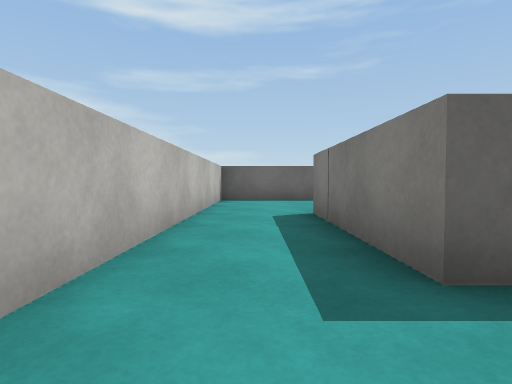
View 1 (above)

16 first-person views from a walk through a Unity game level. The camera is 0.52 m above the floor, tilts 2° down and sees 80° across. The floor is counted in squares, 1 m on a side. Each view is taken from the middle of a square. On the plan, view 1 faces up. The plan holds only what a view shows up to about 9 squares ahead; the rest is blank. The place goes on beyond the plan. Surface patterns are stand-ins for the level's own textures.

View 2
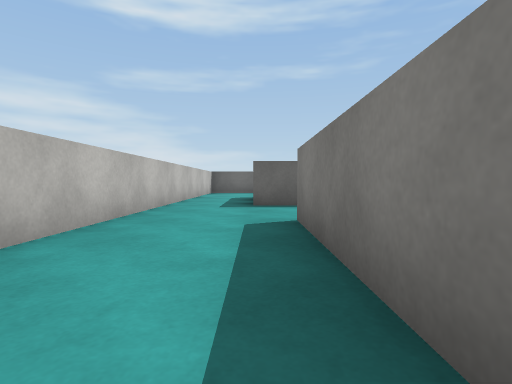

View 3
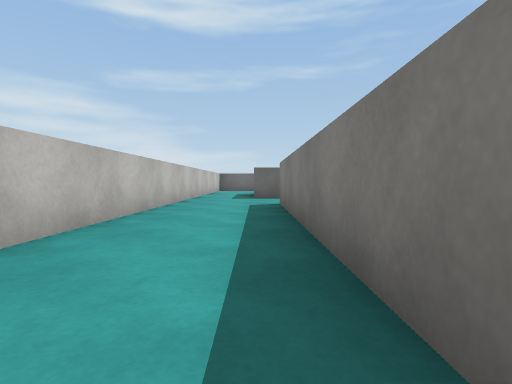

View 4
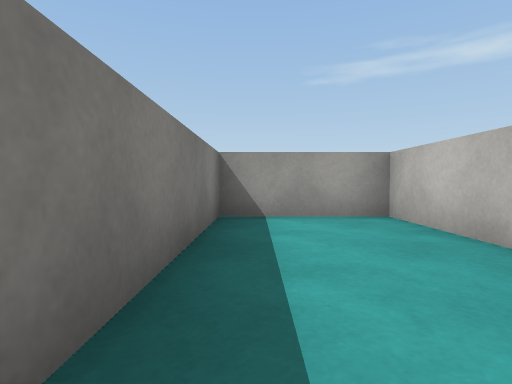

View 5
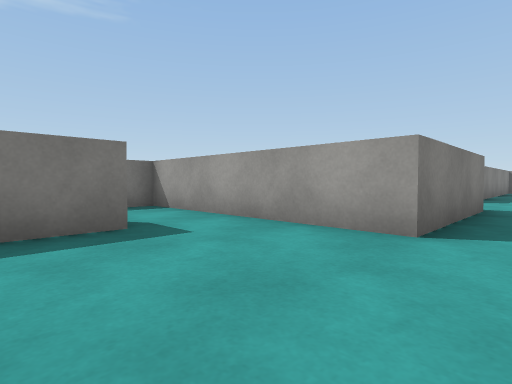

View 6
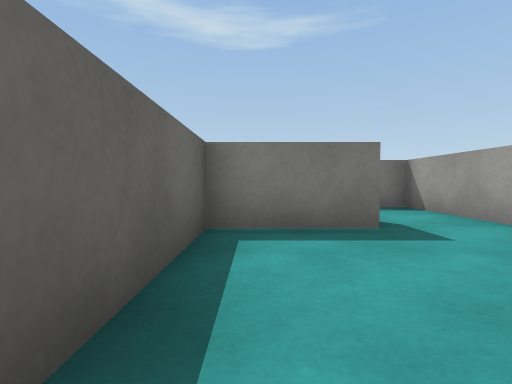

View 7
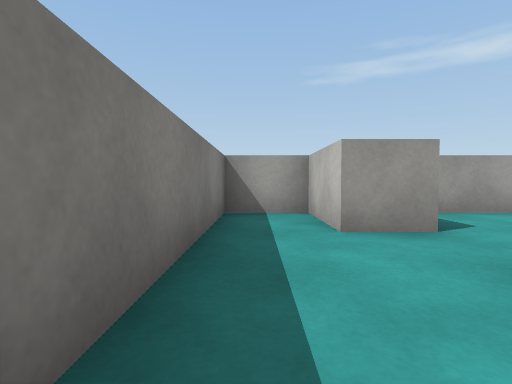

View 8
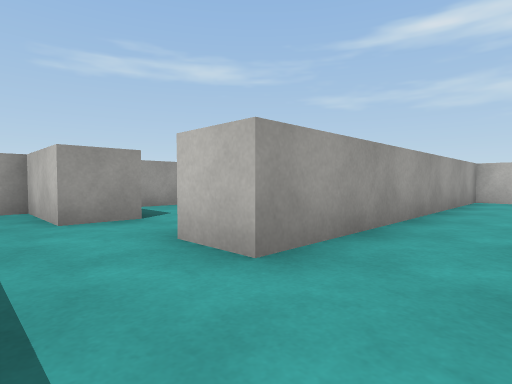

View 9
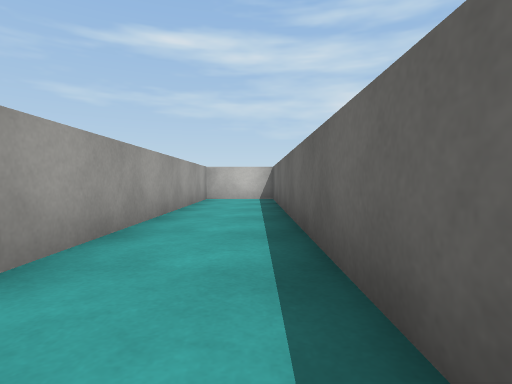

View 10
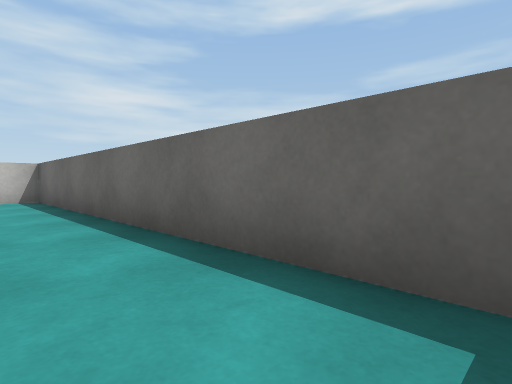

View 11
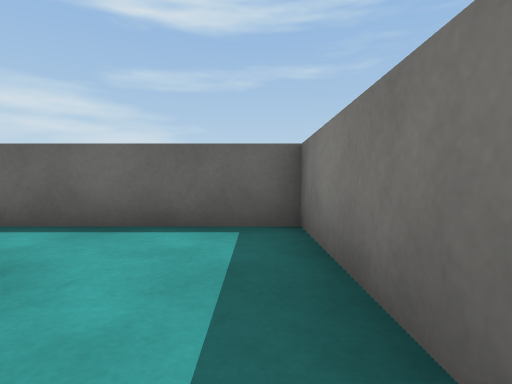

View 12
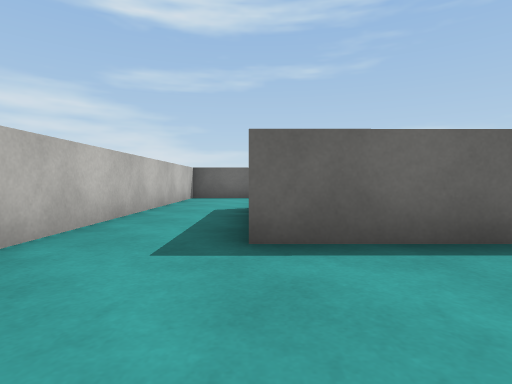

View 13
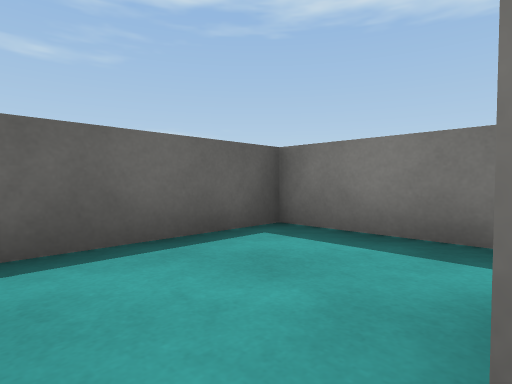

View 14
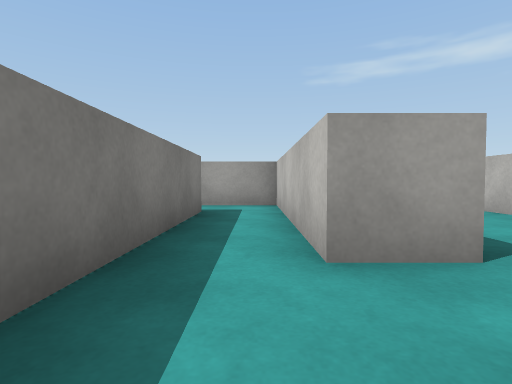

View 15
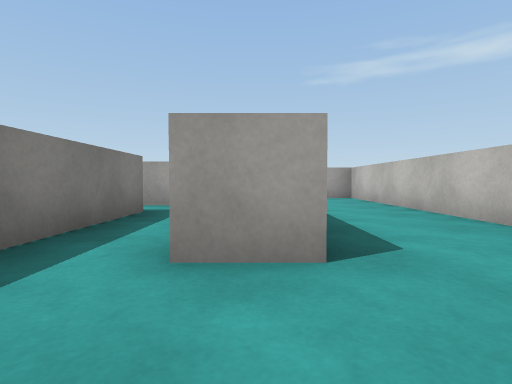

View 16
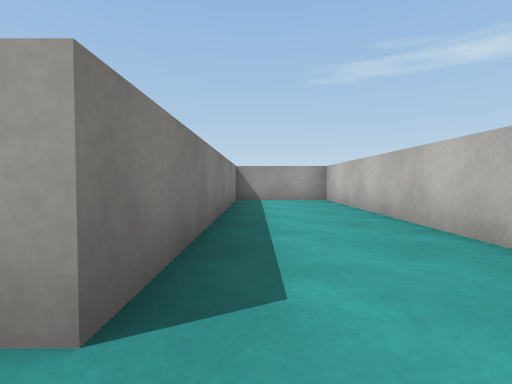

### Floor plan
Ten units are one square. View 1 is at (0, 0); x grows to the right and y downward. Boxes are objects, and circles mark ways between rooms. Rooms are numbered by the first view taken in them; rooms with no view inside come last. Other rooms are left out.
<svg viewBox="-15 -120 105 210">
<path fill="none" stroke="#000" d="M-10 -25 -10 85 16 85 16 9 25 9M34 -85 -10 -85 -10 -35M9 -39 9 -50 85 -50 85 -85M85 -85 85 -115 -10 -115 -10 -96 66 -96 66 -85M39 42 39 -15 19 -15M25 9 25 56 45 56"/>
<rect x="35" y="-85" width="10" height="20" fill="#bbb"><title>block</title></rect>
<rect x="55" y="-75" width="20" height="20" fill="#bbb"><title>block</title></rect>
<circle cx="20" cy="-5" r="3" fill="#2a7"/>
<circle cx="75" cy="-90" r="3" fill="#2a7"/>
<text x="10" y="30">1</text>
<text x="40" y="-70">2</text>
<text x="40" y="-100">3</text>
<text x="30" y="30">4</text>
</svg>
Room 1 opens to room 4. Room 2 opens to room 3.

Where each view was taken, in squares from view 1:
view 1: 0 up, 0 right, facing up
view 2: 5 down, 1 right, facing up
view 3: 8 down, 1 right, facing up
view 4: 4 down, 1 right, facing down
view 5: 8 up, 0 right, facing down-right
view 6: 8 up, 0 right, facing right
view 7: 10 up, 8 right, facing down
view 8: 11 up, 8 right, facing down-left
view 9: 11 up, 8 right, facing left
view 10: 10 up, 8 right, facing up-left
view 11: 8 up, 8 right, facing up
view 12: 1 down, 1 right, facing up
view 13: 1 down, 1 right, facing up-right
view 14: 1 up, 3 right, facing down
view 15: 1 up, 2 right, facing down
view 16: 0 up, 1 right, facing down
